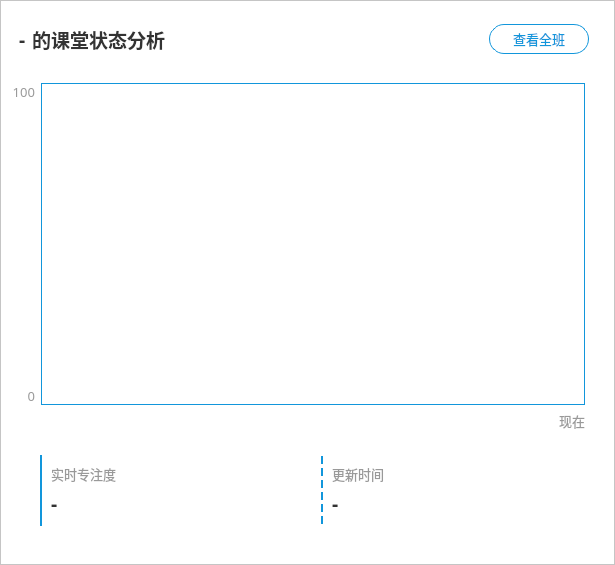
<?xml version="1.0" encoding="UTF-8"?>
<ui version="4.0">
 <class>TeacherLessonAnalysisWidget</class>
 <widget class="QWidget" name="TeacherLessonAnalysisWidget">
  <property name="geometry">
   <rect>
    <x>0</x>
    <y>0</y>
    <width>615</width>
    <height>565</height>
   </rect>
  </property>
  <property name="windowTitle">
   <string>Form</string>
  </property>
  <layout class="QGridLayout" name="gridLayout">
   <property name="leftMargin">
    <number>0</number>
   </property>
   <property name="topMargin">
    <number>0</number>
   </property>
   <property name="rightMargin">
    <number>0</number>
   </property>
   <property name="bottomMargin">
    <number>0</number>
   </property>
   <property name="spacing">
    <number>0</number>
   </property>
   <item row="0" column="1" rowspan="2">
    <widget class="QFrame" name="frame_2">
     <property name="styleSheet">
      <string notr="true">QFrame {
	background: #ffffff;
	border-bottom: 1px solid #E8ECEC;
}</string>
     </property>
     <property name="frameShape">
      <enum>QFrame::StyledPanel</enum>
     </property>
     <property name="frameShadow">
      <enum>QFrame::Raised</enum>
     </property>
     <layout class="QGridLayout" name="gridLayout_2">
      <item row="0" column="1">
       <spacer name="horizontalSpacer">
        <property name="orientation">
         <enum>Qt::Horizontal</enum>
        </property>
        <property name="sizeHint" stdset="0">
         <size>
          <width>40</width>
          <height>20</height>
         </size>
        </property>
       </spacer>
      </item>
      <item row="0" column="0">
       <widget class="QFrame" name="frame_3">
        <property name="sizePolicy">
         <sizepolicy hsizetype="Preferred" vsizetype="Fixed">
          <horstretch>0</horstretch>
          <verstretch>0</verstretch>
         </sizepolicy>
        </property>
        <property name="styleSheet">
         <string notr="true">border: none;</string>
        </property>
        <property name="frameShape">
         <enum>QFrame::StyledPanel</enum>
        </property>
        <property name="frameShadow">
         <enum>QFrame::Raised</enum>
        </property>
        <layout class="QHBoxLayout" name="horizontalLayout">
         <item>
          <widget class="QLabel" name="name_text">
           <property name="minimumSize">
            <size>
             <width>0</width>
             <height>40</height>
            </size>
           </property>
           <property name="maximumSize">
            <size>
             <width>16777215</width>
             <height>40</height>
            </size>
           </property>
           <property name="font">
            <font>
             <family>微软雅黑</family>
             <pointsize>14</pointsize>
             <weight>75</weight>
             <bold>true</bold>
            </font>
           </property>
           <property name="styleSheet">
            <string notr="true">color: #333333;
border: none;</string>
           </property>
           <property name="text">
            <string>-</string>
           </property>
           <property name="scaledContents">
            <bool>true</bool>
           </property>
          </widget>
         </item>
         <item>
          <widget class="QLabel" name="label_5">
           <property name="minimumSize">
            <size>
             <width>0</width>
             <height>40</height>
            </size>
           </property>
           <property name="maximumSize">
            <size>
             <width>16777215</width>
             <height>40</height>
            </size>
           </property>
           <property name="font">
            <font>
             <family>微软雅黑</family>
             <pointsize>14</pointsize>
             <weight>75</weight>
             <bold>true</bold>
            </font>
           </property>
           <property name="styleSheet">
            <string notr="true">color: #333333;
border: none;</string>
           </property>
           <property name="text">
            <string>的课堂状态分析</string>
           </property>
           <property name="scaledContents">
            <bool>true</bool>
           </property>
          </widget>
         </item>
        </layout>
       </widget>
      </item>
      <item row="0" column="2">
       <widget class="QPushButton" name="all_btn">
        <property name="minimumSize">
         <size>
          <width>100</width>
          <height>30</height>
         </size>
        </property>
        <property name="maximumSize">
         <size>
          <width>100</width>
          <height>30</height>
         </size>
        </property>
        <property name="font">
         <font>
          <family>微软雅黑</family>
          <pointsize>10</pointsize>
         </font>
        </property>
        <property name="cursor">
         <cursorShape>PointingHandCursor</cursorShape>
        </property>
        <property name="styleSheet">
         <string notr="true">QPushButton {
	border-radius: 15px;
	border: 1px solid #1296db;
	color: #1296db;
	background: none;
}

QPushButton:hover {
	background-color: #E6E6E6;
}</string>
        </property>
        <property name="text">
         <string>查看全班</string>
        </property>
       </widget>
      </item>
      <item row="0" column="3">
       <spacer name="horizontalSpacer_2">
        <property name="orientation">
         <enum>Qt::Horizontal</enum>
        </property>
        <property name="sizeType">
         <enum>QSizePolicy::Fixed</enum>
        </property>
        <property name="sizeHint" stdset="0">
         <size>
          <width>10</width>
          <height>20</height>
         </size>
        </property>
       </spacer>
      </item>
      <item row="1" column="0" colspan="4">
       <widget class="QFrame" name="concentration_area_chart">
        <property name="minimumSize">
         <size>
          <width>0</width>
          <height>0</height>
         </size>
        </property>
        <property name="styleSheet">
         <string notr="true">QFrame#concentration_area_chart {
	background-color: #ffffff;
	border: none;
}</string>
        </property>
        <property name="frameShape">
         <enum>QFrame::StyledPanel</enum>
        </property>
        <property name="frameShadow">
         <enum>QFrame::Raised</enum>
        </property>
        <layout class="QGridLayout" name="gridLayout_11">
         <property name="leftMargin">
          <number>0</number>
         </property>
         <property name="topMargin">
          <number>9</number>
         </property>
         <property name="rightMargin">
          <number>20</number>
         </property>
         <property name="bottomMargin">
          <number>9</number>
         </property>
         <item row="2" column="0" colspan="3">
          <widget class="QLabel" name="label_14">
           <property name="sizePolicy">
            <sizepolicy hsizetype="Preferred" vsizetype="Fixed">
             <horstretch>0</horstretch>
             <verstretch>0</verstretch>
            </sizepolicy>
           </property>
           <property name="minimumSize">
            <size>
             <width>0</width>
             <height>0</height>
            </size>
           </property>
           <property name="maximumSize">
            <size>
             <width>16777215</width>
             <height>16777215</height>
            </size>
           </property>
           <property name="font">
            <font>
             <family>微软雅黑</family>
             <pointsize>10</pointsize>
            </font>
           </property>
           <property name="styleSheet">
            <string notr="true">color: #999999;
background: none;</string>
           </property>
           <property name="text">
            <string>现在</string>
           </property>
           <property name="alignment">
            <set>Qt::AlignRight|Qt::AlignTrailing|Qt::AlignVCenter</set>
           </property>
          </widget>
         </item>
         <item row="0" column="1" rowspan="2" colspan="2">
          <widget class="QtCharts::QChartView" name="concentration_area_chart_widget" native="true">
           <property name="minimumSize">
            <size>
             <width>0</width>
             <height>0</height>
            </size>
           </property>
           <property name="maximumSize">
            <size>
             <width>16777215</width>
             <height>16777215</height>
            </size>
           </property>
           <property name="styleSheet">
            <string notr="true">border: 1px solid #1296db;</string>
           </property>
          </widget>
         </item>
         <item row="1" column="0">
          <widget class="QLabel" name="label_13">
           <property name="maximumSize">
            <size>
             <width>25</width>
             <height>16777215</height>
            </size>
           </property>
           <property name="font">
            <font>
             <family>微软雅黑</family>
             <pointsize>10</pointsize>
            </font>
           </property>
           <property name="styleSheet">
            <string notr="true">color: #999999;
background: none;</string>
           </property>
           <property name="text">
            <string>0</string>
           </property>
           <property name="scaledContents">
            <bool>true</bool>
           </property>
           <property name="alignment">
            <set>Qt::AlignBottom|Qt::AlignRight|Qt::AlignTrailing</set>
           </property>
          </widget>
         </item>
         <item row="0" column="0">
          <widget class="QLabel" name="label_12">
           <property name="maximumSize">
            <size>
             <width>25</width>
             <height>16777215</height>
            </size>
           </property>
           <property name="font">
            <font>
             <family>微软雅黑</family>
             <pointsize>10</pointsize>
            </font>
           </property>
           <property name="styleSheet">
            <string notr="true">color: #999999;
background: none;</string>
           </property>
           <property name="text">
            <string>100</string>
           </property>
           <property name="scaledContents">
            <bool>true</bool>
           </property>
           <property name="alignment">
            <set>Qt::AlignRight|Qt::AlignTop|Qt::AlignTrailing</set>
           </property>
          </widget>
         </item>
        </layout>
       </widget>
      </item>
      <item row="2" column="0" colspan="4">
       <widget class="QFrame" name="text_info_frame">
        <property name="sizePolicy">
         <sizepolicy hsizetype="Preferred" vsizetype="Fixed">
          <horstretch>0</horstretch>
          <verstretch>0</verstretch>
         </sizepolicy>
        </property>
        <property name="styleSheet">
         <string notr="true">border: none;</string>
        </property>
        <property name="frameShape">
         <enum>QFrame::StyledPanel</enum>
        </property>
        <property name="frameShadow">
         <enum>QFrame::Raised</enum>
        </property>
        <layout class="QGridLayout" name="gridLayout_4">
         <property name="leftMargin">
          <number>30</number>
         </property>
         <item row="0" column="0">
          <widget class="QFrame" name="conc_frame">
           <property name="sizePolicy">
            <sizepolicy hsizetype="Preferred" vsizetype="Preferred">
             <horstretch>0</horstretch>
             <verstretch>0</verstretch>
            </sizepolicy>
           </property>
           <property name="styleSheet">
            <string notr="true">QFrame {
	background: none;
	border: 2px solid #1296db;
	border-top: none;
	border-right: none;
	border-bottom: none;
}</string>
           </property>
           <property name="frameShape">
            <enum>QFrame::StyledPanel</enum>
           </property>
           <property name="frameShadow">
            <enum>QFrame::Raised</enum>
           </property>
           <layout class="QGridLayout" name="gridLayout_13">
            <item row="1" column="0">
             <widget class="QLabel" name="concentration_value_text">
              <property name="minimumSize">
               <size>
                <width>0</width>
                <height>0</height>
               </size>
              </property>
              <property name="maximumSize">
               <size>
                <width>16777215</width>
                <height>16777215</height>
               </size>
              </property>
              <property name="font">
               <font>
                <family>微软雅黑</family>
                <pointsize>14</pointsize>
                <weight>75</weight>
                <bold>true</bold>
               </font>
              </property>
              <property name="styleSheet">
               <string notr="true">color: #333333;
border: none;</string>
              </property>
              <property name="text">
               <string>-</string>
              </property>
              <property name="scaledContents">
               <bool>true</bool>
              </property>
              <property name="alignment">
               <set>Qt::AlignLeading|Qt::AlignLeft|Qt::AlignVCenter</set>
              </property>
             </widget>
            </item>
            <item row="0" column="0">
             <widget class="QLabel" name="label_16">
              <property name="minimumSize">
               <size>
                <width>0</width>
                <height>0</height>
               </size>
              </property>
              <property name="maximumSize">
               <size>
                <width>16777215</width>
                <height>16777215</height>
               </size>
              </property>
              <property name="font">
               <font>
                <family>微软雅黑</family>
                <pointsize>10</pointsize>
               </font>
              </property>
              <property name="styleSheet">
               <string notr="true">color: #999999;
border: none;</string>
              </property>
              <property name="text">
               <string>实时专注度</string>
              </property>
             </widget>
            </item>
           </layout>
          </widget>
         </item>
         <item row="0" column="1">
          <widget class="QFrame" name="time_frame">
           <property name="styleSheet">
            <string notr="true">QFrame {
	background: none;
	border: 2px dashed #1296db;
	border-top: none;
	border-right: none;
	border-bottom: none;
}</string>
           </property>
           <property name="frameShape">
            <enum>QFrame::StyledPanel</enum>
           </property>
           <property name="frameShadow">
            <enum>QFrame::Raised</enum>
           </property>
           <layout class="QGridLayout" name="gridLayout_3">
            <item row="1" column="0">
             <widget class="QLabel" name="time_text">
              <property name="minimumSize">
               <size>
                <width>0</width>
                <height>0</height>
               </size>
              </property>
              <property name="maximumSize">
               <size>
                <width>16777215</width>
                <height>16777215</height>
               </size>
              </property>
              <property name="font">
               <font>
                <family>微软雅黑</family>
                <pointsize>14</pointsize>
                <weight>75</weight>
                <bold>true</bold>
               </font>
              </property>
              <property name="styleSheet">
               <string notr="true">color: #333333;
border: none;</string>
              </property>
              <property name="text">
               <string>-</string>
              </property>
              <property name="scaledContents">
               <bool>true</bool>
              </property>
              <property name="alignment">
               <set>Qt::AlignLeading|Qt::AlignLeft|Qt::AlignVCenter</set>
              </property>
             </widget>
            </item>
            <item row="0" column="0">
             <widget class="QLabel" name="label_17">
              <property name="minimumSize">
               <size>
                <width>0</width>
                <height>0</height>
               </size>
              </property>
              <property name="maximumSize">
               <size>
                <width>16777215</width>
                <height>16777215</height>
               </size>
              </property>
              <property name="font">
               <font>
                <family>微软雅黑</family>
                <pointsize>10</pointsize>
               </font>
              </property>
              <property name="styleSheet">
               <string notr="true">color: #999999;
border: none;</string>
              </property>
              <property name="text">
               <string>更新时间</string>
              </property>
             </widget>
            </item>
           </layout>
          </widget>
         </item>
        </layout>
       </widget>
      </item>
      <item row="3" column="0" colspan="4">
       <spacer name="verticalSpacer">
        <property name="orientation">
         <enum>Qt::Vertical</enum>
        </property>
        <property name="sizeType">
         <enum>QSizePolicy::Fixed</enum>
        </property>
        <property name="sizeHint" stdset="0">
         <size>
          <width>20</width>
          <height>20</height>
         </size>
        </property>
       </spacer>
      </item>
     </layout>
    </widget>
   </item>
   <item row="0" column="2" rowspan="2">
    <layout class="QGridLayout" name="member_layout"/>
   </item>
  </layout>
 </widget>
 <customwidgets>
  <customwidget>
   <class>QtCharts::QChartView</class>
   <extends>QWidget</extends>
   <header>qchartview.h</header>
   <container>1</container>
  </customwidget>
 </customwidgets>
 <resources>
  <include location="../../Status.qrc"/>
 </resources>
 <connections/>
</ui>
